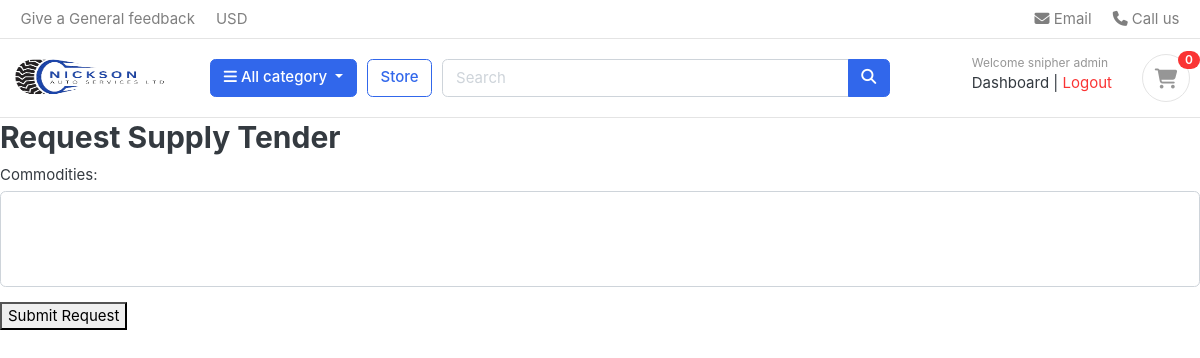
/supplier/request_supply_tender/ (signed in), run on an earlier commit of the app's database.
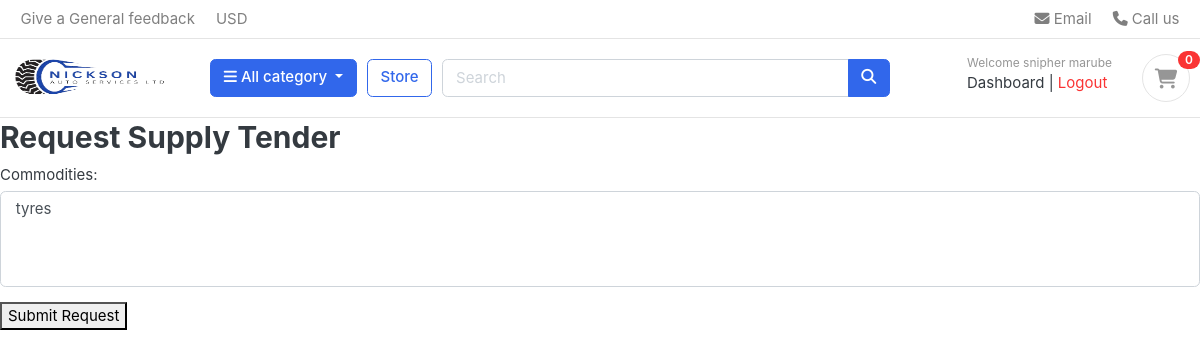
And on a later commit of the database.
### accounts/models.py (models this page shows, shortened)
class Account(AbstractUser):
    STATUS_CHOICES = [
        ('pending', 'Pending'),
        ('accepted', 'Accepted'),
        ('rejected', 'Rejected'),
    ]
    first_name = models.CharField(max_length=255)
    last_name = models.CharField(max_length=255)
    username = models.CharField(max_length=255, unique=True) # unique=True means that no two users can have the same username
    email = models.EmailField(unique=True) # unique=True means that no two users can have the same email address
    phone_number = models.CharField(max_length=15)
    address = models.CharField(max_length=255, blank=True)
    city = models.CharField(max_length=255, blank=True)
    county = models.CharField(max_length=255, blank=True)
    status = models.CharField(max_length=10, choices=STATUS_CHOICES, default='pending')
    is_vendor = models.BooleanField(default=False)
    USERNAME_FIELD = 'email' # username field
    REQUIRED_FIELDS = ['username', 'first_name', 'last_name'] # required when user is created
    class Meta:
        verbose_name = 'client'
        verbose_name_plural = 'clients'

### supplier/views.py (the view)
# urls.py: path('request_supply_tender/', views.request_supply_tender, name='request_supply_tender'),
@login_required
def request_supply_tender(request):
    if request.method == 'POST':
        form = SupplyRequestForm(request.POST)
        if form.is_valid():
            supply_request = form.save(commit=False)
            supply_request.supplier = request.user  # Assign logged-in user as the supplier
            supply_request.save()
            form.save_m2m()  # Save the many-to-many relationship with commodities
            messages.success(request, 'Supply tender requested successfully')
            return redirect('supplier_dashboard')
    else:
        form = SupplyRequestForm()
    return render(request, 'supplier/request_supply_tender.html', {'form': form})

### feedback/forms.py
class FeedbackForm(forms.ModelForm):
    class Meta:
        model = Feedback
        exclude = ('user',)
    def __init__(self, *args, **kwargs):
        super(FeedbackForm, self).__init__(*args, **kwargs)
        self.fields['message'].widget.attrs['placeholder'] = 'Enter You feedback here'
        for field in self.fields:
            self.fields[field].widget.attrs['class'] = 'form-control'

### supplier/forms.py
class SupplyRequestForm(forms.ModelForm):
    class Meta:
        model = SupplyRequest
        fields = ['commodities']
    def __init__(self, *args, **kwargs):
        super(SupplyRequestForm, self).__init__(*args, **kwargs)
        self.fields['commodities'].widget.attrs['class'] = 'form-control'
        self.fields['commodities'].widget.attrs['placeholder'] = 'Select commodities'
        self.fields['commodities'].queryset = self.fields['commodities'].queryset.order_by('name')

### carts/views.py (called while the page is built)
def _cart_id(request):
    cart = request.session.session_key
    if not cart:
        cart = request.session.create()
    return cart

### category/context_processors.py (called while the page is built)
def menu_links(request):
    links = Category.objects.all()
    return dict(links=links)

### supplier/models.py (called while the page is built)
    def __str__(self):
        return self.name

### templates/supplier/request_supply_tender.html
{% extends 'base.html' %} {% load static %} {% block title %}Supply Request{% endblock %}
{% block content %}
<h2>Request Supply Tender</h2>
<form action="{% url 'request_supply_tender' %}" method="POST">
  {% csrf_token %} {{ form.as_p }}
  <button type="submit">Submit Request</button>
</form>
{% endblock %}

### templates/includes/navbar.html (shortened to what the changed rows need)
{% load static %}
<header class="section-header">
  <section class="header-main border-bottom">
    <div class="container">
        <div class="row align-items-center">
            <div class="col-lg-3 col-sm-6 col-8 order-2 order-lg-3">
                <div class="d-flex justify-content-end mb-3 mb-lg-0">
                    <div class="widget-header">
                        <div>
                            {% if request.user.is_authenticated %}
                                <small class="title text-muted">Welcome {{ user.first_name }} {{ user.last_name }}</small>
                                {% if request.user.is_vendor == True %}
                                    <a href="{% url 'supplier_dashboard' %}">Dashboard</a>
                                {% else %}
                                    <a href="{% url 'dashboard' %}">Dashboard</a>
                                {% endif %}
                                <span class="dark-transp"> | </span>
                                <a class="text-danger" type="button" href="{% url 'logout' %}">Logout</a>
                            {% else %}
                                <small class="title text-muted">Welcome Guest</small>
                                <a href="{% url 'login' %}">Sign in</a>
                                <span class="dark-transp"> | </span>
                                <a href="{% url 'register' %}">Register</a>
                            {% endif %}
                        </div>
                    </div>
                </div>
            </div>
        </div>
    </div>
</section>
</header>

What changed in the data, as far as the page shows it:
changed Account "snipher": last_name "admin" → "marube"; is_vendor True → False (drawn)
Also different on the page:
form field commodities: (not shown) → "tyres"
